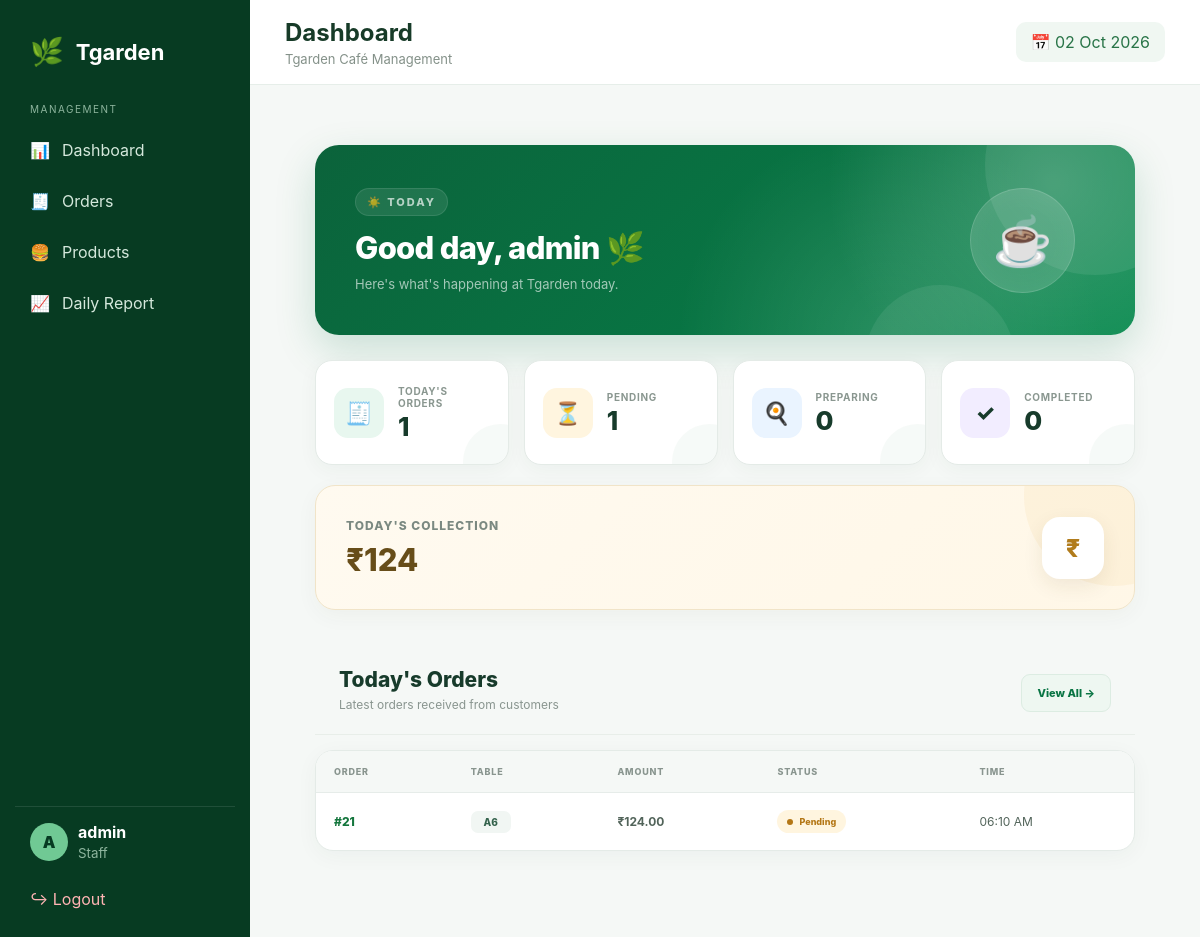
/staff/ (signed in), run on an earlier commit of the app's database.
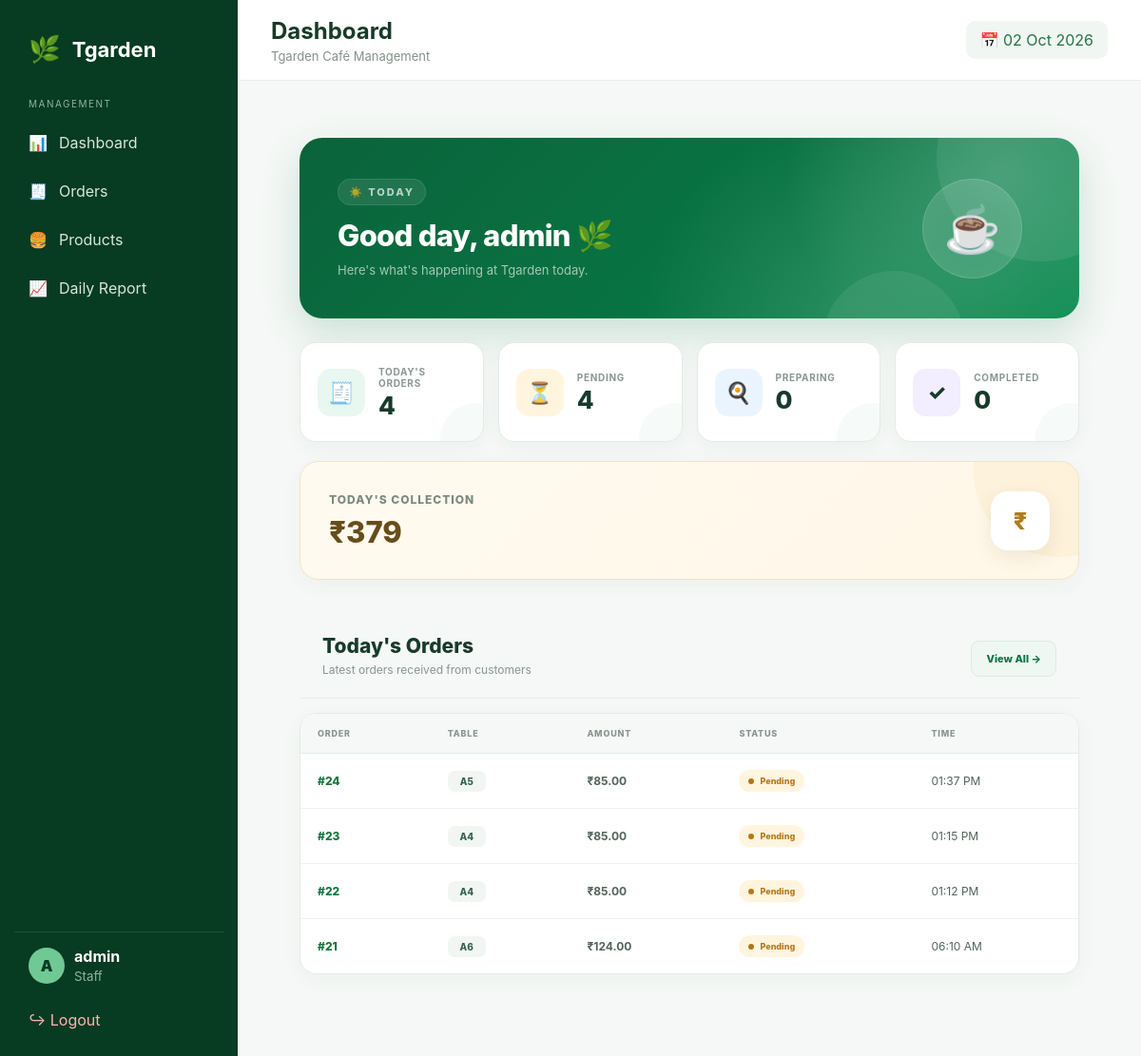
And on a later commit of the database.
### cafe/models.py (models this page shows, shortened)
class Order(models.Model):
    STATUS_CHOICES = [
        ("Pending", "Pending"),
        ("Preparing", "Preparing"),
        ("Ready", "Ready"),
        ("Completed", "Completed"),
        ("Cancelled", "Cancelled"),
    ]
    table_name = models.CharField(
        max_length=100
    )
    total_amount = models.DecimalField(
        max_digits=10,
        decimal_places=2,
        default=0
    )
    status = models.CharField(
        max_length=20,
        choices=STATUS_CHOICES,
        default="Pending"
    )
    created_at = models.DateTimeField(
        auto_now_add=True
    )
    class Meta:
        ordering = ["-created_at"]

### staff/views.py (the view)
@staff_required
def dashboard(request):
    today = timezone.localdate()
    today_orders = Order.objects.filter(
        created_at__date=today
    )
    collection = (
        today_orders
        .exclude(status="Cancelled")
        .aggregate(
            total=Sum("total_amount")
        )["total"]
        or Decimal("0")
    )
    recent_orders = today_orders.order_by(
        "-created_at"
    )[:10]
    context = {
        "today": today,
        "total_orders": today_orders.count(),
        "pending_orders": today_orders.filter(
            status="Pending"
        ).count(),
        "preparing_orders": today_orders.filter(
            status="Preparing"
        ).count(),
        "ready_orders": today_orders.filter(
            status="Ready"
        ).count(),
        "completed_orders": today_orders.filter(
            status="Completed"
        ).count(),
        "cancelled_orders": today_orders.filter(
            status="Cancelled"
        ).count(),
        "collection": collection,
        "recent_orders": recent_orders,
    }
    return render(
        request,
        "staff/dashboard.html",
        context
    )

### staff/views.py (called while the page is built)
def is_staff(user):
    return user.is_authenticated and user.is_staff

### staff/templates/staff/dashboard.html (shortened to what the changed rows need)
{% extends "staff/base.html" %}
{% block page_title %}
Dashboard
{% endblock %}
{% block content %}
<div class="dashboard-page">
    <div class="welcome-banner">
        <div class="welcome-content">
            <h1>
                Good day, {{ request.user.username }} 🌿
            </h1>
        </div>
    </div>
    <div class="stats-grid">
        <div class="stat-card">
            <div>
                <span>
                    Today's Orders
                </span>
                <strong>
                    {{ total_orders }}
                </strong>
            </div>
        </div>
        <div class="stat-card">
            <div>
                <span>
                    Pending
                </span>
                <strong>
                    {{ pending_orders }}
                </strong>
            </div>
        </div>
    </div>
    <div class="collection-card">
        <div>
            <span class="collection-label">
                TODAY'S COLLECTION
            </span>
            <h2>
                ₹{{ collection }}
            </h2>
        </div>
    </div>
    <div class="section-header">
        <div>
            <h2>
                Today's Orders
            </h2>
        </div>
    </div>
    <div class="orders-table">
        <table>
            <thead>
                <tr>
                    <th>
                        Order
                    </th>
                    <th>
                        Table
                    </th>
                    <th>
                        Amount
                    </th>
                    <th>
                        Status
                    </th>
                    <th>
                        Time
                    </th>
                </tr>
            </thead>
            <tbody>
            {% for order in recent_orders %}
                <tr>
                    <td>
                        <a
                            href="{% url 'staff:order_detail' order.id %}"
                            class="order-number"
                        >
                            #{{ order.id }}
                        </a>
                    </td>
                    <td>
                        <span class="table-badge">
                            {{ order.table_name }}
                        </span>
                    </td>
                    <td>
                        <strong>
                            ₹{{ order.total_amount }}
                        </strong>
                    </td>
                    <td>
                        <span class="status {{ order.status|lower }}">
                            {{ order.status }}
                        </span>
                    </td>
                    <td>
                        {{ order.created_at|date:"h:i A" }}
                    </td>
                </tr>
            {% empty %}
                <tr>
                    <td colspan="5">
                        ☕ No orders received today.
                    </td>
                </tr>
            {% endfor %}
            </tbody>
        </table>
    </div>
</div>
{% endblock %}

What changed in the data, as far as the page shows it:
added Order: id "24", table_name "A5", total_amount "85.00", status "Pending", created_at "01:37 PM"
added Order: id "23", table_name "A4", total_amount "85.00", status "Pending", created_at "01:15 PM"
added Order: id "22", table_name "A4", total_amount "85.00", status "Pending", created_at "01:12 PM"
Also different on the page:
{{ total_orders }}: "1" → "4"
{{ pending_orders }}: "1" → "4"
{{ collection }}: "124" → "379"
